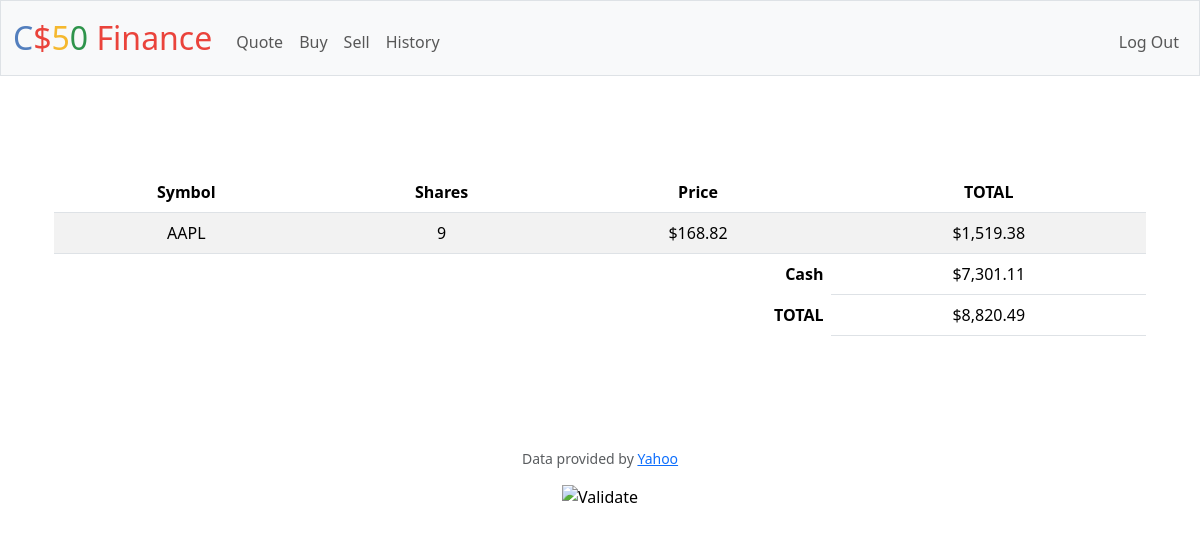
Screenshot of / (signed in) with the database file from the repository.
### tables this page shows
CREATE TABLE transactions(transact_id INTEGER PRIMARY KEY NOT NULL, user_id INTEGER NOT NULL, stock TEXT NOT NULL, price FLOAT(2) NOT NULL, shares INTEGER NOT NULL, time TEXT NOT NULL);

CREATE TABLE users (id INTEGER PRIMARY KEY AUTOINCREMENT NOT NULL, username TEXT NOT NULL, hash TEXT NOT NULL, cash NUMERIC NOT NULL DEFAULT 10000.00);

### app.py (the view)
@app.route("/")
@login_required
def index():
    portfolio = db.execute("SELECT stock, SUM(shares) as total_shares, price FROM transactions WHERE user_id = ? GROUP BY stock", session["user_id"])
    cash = db.execute("SELECT cash FROM users WHERE id = ?", session["user_id"])[0]["cash"]
    portfolio_nonzero = []
    for item in portfolio:
        if item["total_shares"] != 0:
            portfolio_nonzero.append(item)
    total = 0
    for item in portfolio_nonzero:
        total += item["total_shares"] * item["price"]
    total_money = total+cash
    return render_template("index.html", portfolio=portfolio_nonzero, cash=cash, total_money=total_money)

### app.py (called while the page is built)
@app.after_request
def after_request(response):
    response.headers["Cache-Control"] = "no-cache, no-store, must-revalidate"
    response.headers["Expires"] = 0
    response.headers["Pragma"] = "no-cache"
    return response

### helpers.py (called while the page is built)
def login_required(f):
    @wraps(f)
    def decorated_function(*args, **kwargs):
        if session.get("user_id") is None:
            return redirect("/login")
        return f(*args, **kwargs)
    return decorated_function

def usd(value):
    return f"${value:,.2f}"

### templates/index.html (shortened to what this page needs)
{% extends "layout.html" %}
{% block main %}
<main class="container py-5 text-center">
        <table class="table table-striped">
            <thead>
                <tr>
                    <th>Symbol</th>
                    <th>Shares</th>
                    <th>Price</th>
                    <th>TOTAL</th>
                </tr>
            </thead>
            <tbody>
                {% for item in portfolio %}
                    <tr>
                        <td>{{ item.stock }}</td>
                        <td>{{ item.total_shares }}</td>
                        <td>{{ item.price | usd  }}</td>
                        <td>{{ (item.price * item.total_shares) | usd }}</td>
                    </tr>
                {% endfor %}
            </tbody>
            <tfoot>
                <td class = "border-0 fw-bold text-end" colspan="3">TOTAL</td>
                <td class = "class="border-0 text-end">{{ total_money | usd }}</td>
            </tfoot>
            <tfoot>
                <td class = "border-0 fw-bold text-end" colspan="3"> Cash </td>
                <td class = "class="border-0 text-end"> {{ cash | usd }}</td>
            </tfoot>
        </table>
</main>
{% endblock %}

### rows the page displays
transactions: stock "AAPL", total_shares "9", price "$168.82", price "$1,519.38"
users: cash "$7,301.11"

### other values shown
{{ total_money | usd }} "$8,820.49"
